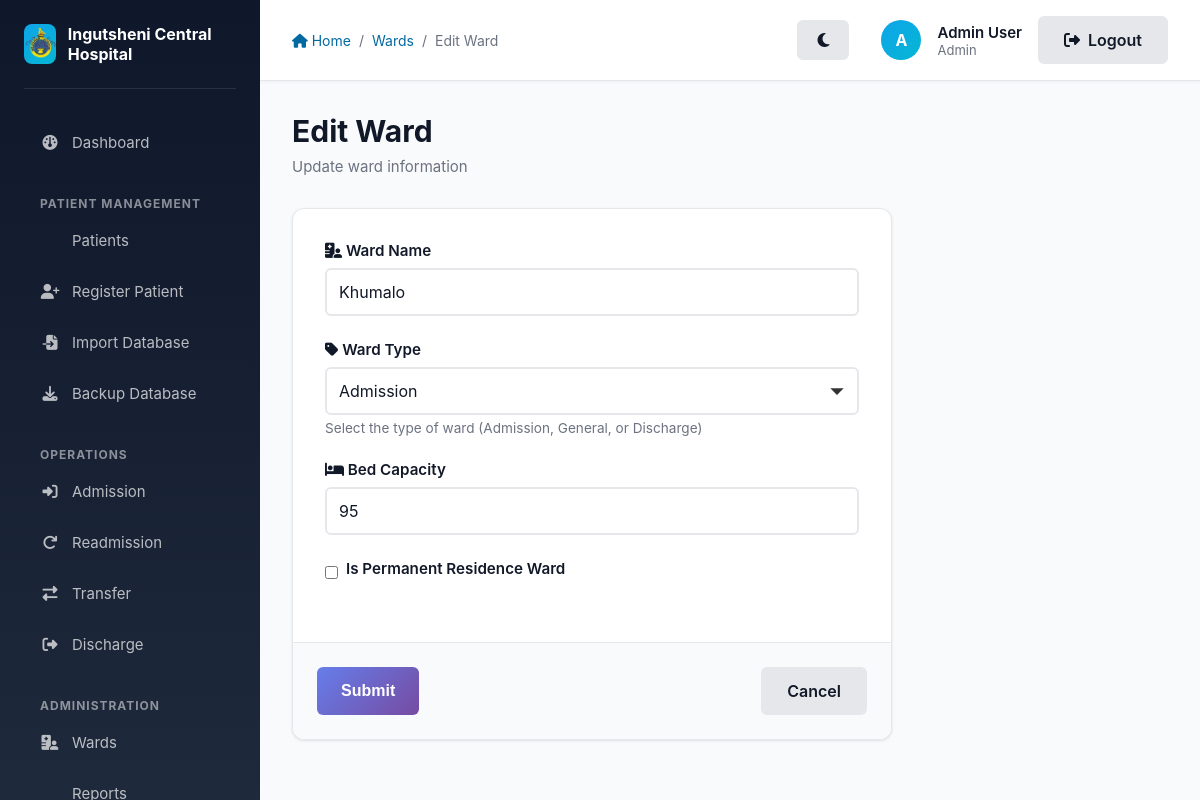
The app's page /ward/3/edit (signed in), older data.
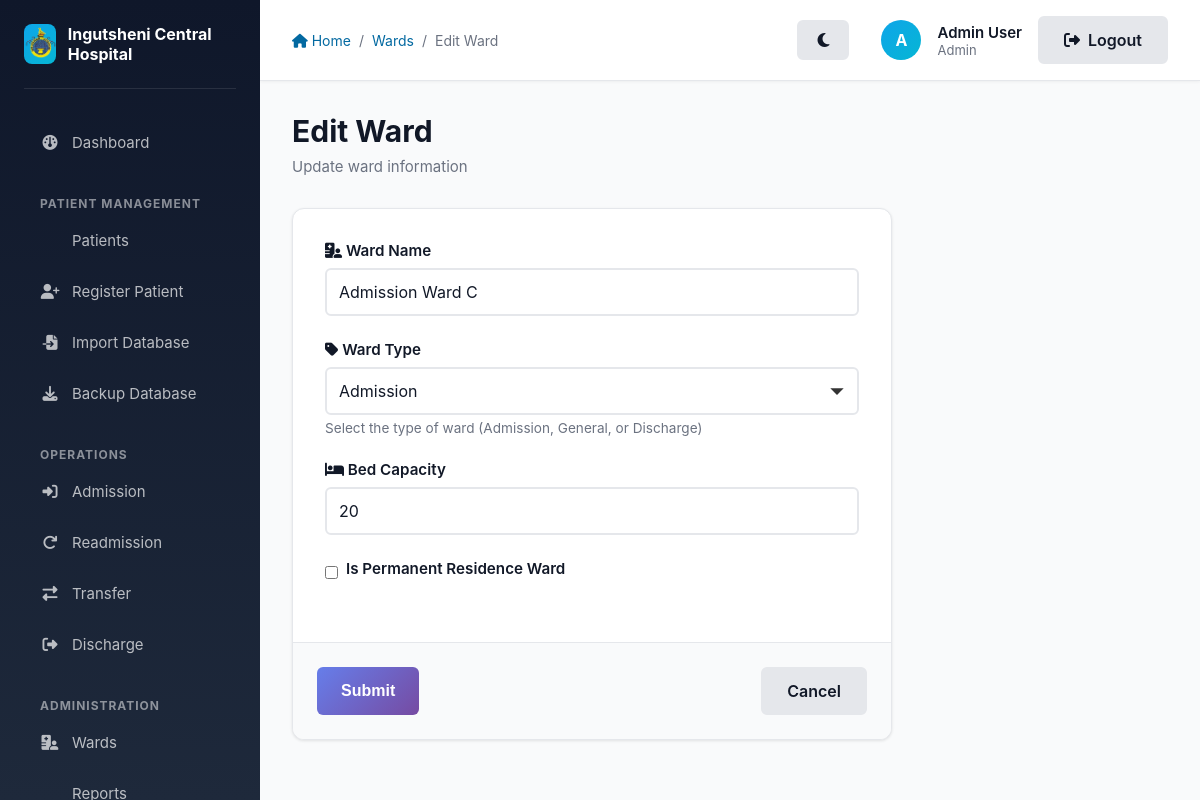
The same page, newer data.
### app/models/models.py (models this page shows, shortened)
class Ward(db.Model):
    __tablename__ = 'wards'
    id = db.Column(db.Integer, primary_key=True)
    name = db.Column(db.String(100), unique=True, nullable=False)
    type = db.Column(db.String(50), nullable=False) # Admission, General, Discharge
    capacity = db.Column(db.Integer, nullable=True)
    is_permanent_residence = db.Column(db.Boolean, default=False, nullable=False)
    users = db.relationship('User', backref='ward_obj', lazy=True)
    patients = db.relationship('Patient', backref='current_ward', lazy=True)

### app/wards/routes.py (the view)
@wards.route('/ward/<int:ward_id>/edit', methods=['GET', 'POST'])
@login_required
@role_required(['Admin'])
def edit_ward(ward_id):
    ward = Ward.query.get_or_404(ward_id)
    form = WardForm(original_name=ward.name)
    if form.validate_on_submit():
        ward.name = form.name.data
        ward.type = form.type.data
        ward.capacity = form.capacity.data
        ward.is_permanent_residence = form.is_permanent_residence.data
        db.session.commit()
        flash('Ward updated successfully!', 'success')
        return redirect(url_for('wards.list_wards'))
    elif request.method == 'GET':
        form.name.data = ward.name
        form.type.data = ward.type
        form.capacity.data = ward.capacity
        form.is_permanent_residence.data = ward.is_permanent_residence
    return render_template('wards/create_ward.html', title='Edit Ward', form=form)

### app/wards/forms.py (shortened to what this page needs)
class WardForm(FlaskForm):
    name = StringField('Ward Name', validators=[DataRequired()])
    type = SelectField('Ward Type', choices=[('Admission', 'Admission'), ('General', 'General'), ('Discharge', 'Discharge')], validators=[DataRequired()])
    capacity = IntegerField('Capacity (Optional)')
    is_permanent_residence = BooleanField('Is Permanent Residence Ward')
    submit = SubmitField('Submit')
    def __init__(self, original_name=None, *args, **kwargs):
        super(WardForm, self).__init__(*args, **kwargs)
        self.original_name = original_name

### app/auth/utils.py (called while the page is built)
def role_required(roles):
    def decorator(f):
        @wraps(f)
        def decorated_function(*args, **kwargs):
            if not current_user.is_authenticated or current_user.role_obj.name not in roles:
                abort(403)
            return f(*args, **kwargs)
        return decorated_function
    return decorator

### app/models/models.py (called while the page is built)
@login_manager.user_loader
def load_user(user_id):
    return User.query.get(int(user_id))

### app/templates/wards/create_ward.html (shortened to what this page needs)
{% extends "layout.html" %}
{% block breadcrumb %}
    <a href="{{ url_for('main.index') }}"><i class="fas fa-home"></i> Home</a>
    <span>/</span>
    <a href="{{ url_for('wards.list_wards') }}">Wards</a>
    <span>/</span>
    <span>{{ title }}</span>
{% endblock %}
{% block content %}
    <div class="page-header">
        <h1 class="page-title">{{ title }}</h1>
        <p class="page-subtitle">{% if 'Create' in title %}Add a new ward to the hospital system{% else %}Update ward information{% endif %}</p>
    </div>
    <div style="max-width: 600px;">
        <div class="card">
            <form method="POST" action="" novalidate>
                <div class="card-body">
                    <div class="form-group">
                        <label for="name" class="form-label">
                            <i class="fas fa-hospital-user"></i> Ward Name
                        </label>
                        {{ form.name(class="form-control" + (" form-error" if form.name.errors else ""), placeholder="Enter ward name") }}
                    </div>
                    <div class="form-group">
                        <label for="type" class="form-label">
                            <i class="fas fa-tag"></i> Ward Type
                        </label>
                        {{ form.type(class="form-control" + (" form-error" if form.type.errors else "")) }}
                        <p class="form-text">Select the type of ward (Admission, General, or Discharge)</p>
                    </div>
                    <div class="form-group">
                        <label for="capacity" class="form-label">
                            <i class="fas fa-bed"></i> Bed Capacity
                        </label>
                        {{ form.capacity(class="form-control" + (" form-error" if form.capacity.errors else ""), placeholder="Number of beds", type="number") }}
                    </div>
                    <div class="form-group" style="display: flex; align-items: center; gap: 0.5rem;">
                        {{ form.is_permanent_residence(class="form-check-input") }}
                        <label for="is_permanent_residence" class="form-label" style="margin-bottom: 0;">
                            Is Permanent Residence Ward
                        </label>
                    </div>
                </div>
                <div class="card-footer" style="display: flex; gap: 1rem; justify-content: space-between;">
                    {{ form.submit(class="btn btn-primary") }}
                    <a href="{{ url_for('wards.list_wards') }}" class="btn btn-secondary">Cancel</a>
                </div>
            </form>
        </div>
    </div>
{% endblock %}

Row changes from the older to the newer data that the page shows:
changed Ward "Admission": name "Khumalo" → "Admission Ward C"; capacity "95" → "20"
